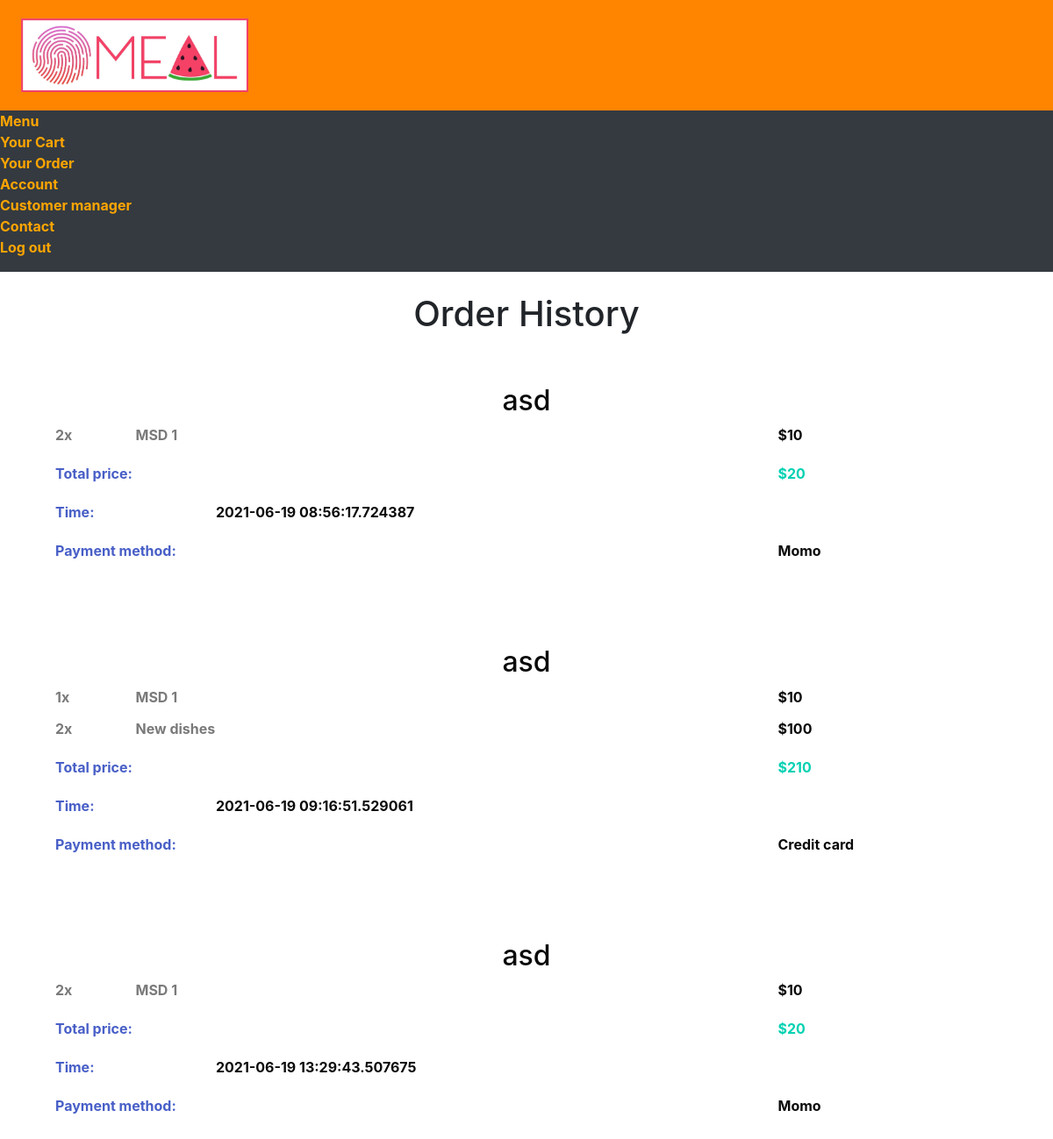
Page /order_manager (signed in) on the committed database.
### main.py (models this page shows)
class User(UserMixin, db.Model):
    id = db.Column(db.Integer, primary_key=True)
    email = db.Column(db.String(100), nullable=False, unique=True)
    name = db.Column(db.String(100), nullable=False)
    password = db.Column(db.String(100), nullable=False)
    number_of_order = db.Column(db.Integer, default=0)
    total_price = db.Column(db.Integer, default=0)
    prepare_status = db.Column(db.Integer, default=0)

class OrderHistory(db.Model):
    id = db.Column(db.Integer, primary_key=True)
    customer_id = db.Column(db.Integer, nullable=False)
    order_id = db.Column(db.Integer, nullable=False)
    name = db.Column(db.String(200), nullable=False)
    price = db.Column(db.Integer, nullable=False)
    total_price = db.Column(db.Integer)
    date_created = db.Column(db.DateTime, default=datetime.utcnow)
    payment_method = db.Column(db.String(50), nullable=False)

### main.py (the view)
@main.route('/order_manager')
@login_required
def order_manager():
    orders_orders = OrderHistory.query.order_by(OrderHistory.date_created).all()
    order_histories = []
    if len(orders_orders) > 0:
        for order_meal_index in range(orders_orders[-1].order_id + 1):
            orders = []
            order_meal = [x for x in orders_orders if x.order_id == order_meal_index]
            for order in order_meal:
                flag = False
                for index_i in range(len(orders)):
                    if orders[index_i][0] == order.name:
                        orders[index_i][1] += 1
                        flag = True
                if not flag:
                    orders.append([order.name, 1, order.price, order.total_price, order.date_created,
                                   User.query.filter_by(id=order.customer_id).first().name, order.payment_method])
            order_histories.append(orders)
    return render_template('order_manager.html', order_histories=order_histories)

### main.py (called while the page is built)
@login_manager.user_loader
def load_user(user_id):
    return User.query.get(int(user_id))

### templates/order_manager.html (shortened to what this page needs)
{% extends "base.html" %}
{% block body %}
<h1 class="has-text-centered">
    Order History
</h1>
<section class="section has-text-weight-bold has-text-grey">
  {% for order_history in order_histories %}
    <h4 class="has-text-centered has-text-black is-size-3">
      {{ order_history[0][5] }}
    </h4>
    {% for order in order_history %}
    <div class="container">
        <div class=" columns is-mobile">
            <div class="column is-1">{{ order[1] }}x</div>
            <div class="column is-8">{{ order[0] }}</div>
            <div class="column is-3 has-text-black">${{ order[2] }}</div>
        </div>
    </div>
    {% endfor %}
    <div class="container mt-2">
      <div class=" columns is-mobile">
          <div class="column is-6 has-text-link">Total price: </div>
          <div class="column is-3"></div>
          <div class="column is-3 has-text-primary">${{ order_history[0][3] }}</div>
      </div>
  </div>
  <div class="container mt-2">
    <div class=" columns is-mobile">
        <div class="column is-1 has-text-link">Time: </div>
        <div class="column is-1"></div>
        <div class="column is-10 has-text-black ">{{ order_history[0][4] }}</div>
    </div>
</div>
<div class="container mt-2">
  <div class=" columns is-mobile">
      <div class="column is-6 has-text-link">Payment method: </div>
      <div class="column is-3"></div>
      <div class="column is-3 has-text-black">{{ order_history[0][6] }}</div>
  </div>
</div>
    <br>
    <br>
    <br>
    <br>
  {% endfor %}
</section>
{% endblock %}

### rows in the picture
User: name "asd" "asd" "asd"
OrderHistory: name "MSD 1", date_created "2021-06-19 08:56:17.724387", payment_method "Momo"
OrderHistory: name "MSD 1", date_created "2021-06-19 09:16:51.529061", payment_method "Credit card"
OrderHistory: name "New dishes"
OrderHistory: name "MSD 1", date_created "2021-06-19 13:29:43.507675", payment_method "Momo"

### other values in the picture
{{ order[1] }} "2" "1" "2" "2"
{{ order[2] }} "10" "10" "100" "10"
{{ order_history[0][3] }} "20" "210" "20"
